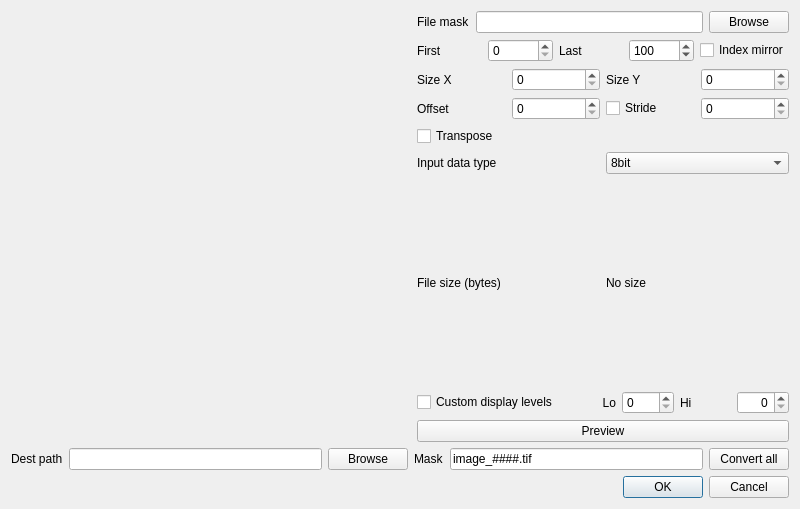
<?xml version="1.0" encoding="UTF-8"?>
<ui version="4.0">
 <class>GenericConversion</class>
 <widget class="QDialog" name="GenericConversion">
  <property name="geometry">
   <rect>
    <x>0</x>
    <y>0</y>
    <width>800</width>
    <height>509</height>
   </rect>
  </property>
  <property name="sizePolicy">
   <sizepolicy hsizetype="Preferred" vsizetype="Preferred">
    <horstretch>0</horstretch>
    <verstretch>0</verstretch>
   </sizepolicy>
  </property>
  <property name="windowTitle">
   <string>Generic file conversion</string>
  </property>
  <layout class="QVBoxLayout" name="verticalLayout">
   <item>
    <layout class="QHBoxLayout" name="horizontalLayout">
     <item>
      <widget class="QtAddons::ImageViewerWidget" name="viewer_preview" native="true">
       <property name="minimumSize">
        <size>
         <width>400</width>
         <height>400</height>
        </size>
       </property>
      </widget>
     </item>
     <item>
      <layout class="QVBoxLayout" name="verticalLayout_2">
       <item>
        <layout class="QHBoxLayout" name="horizontalLayout_3">
         <item>
          <widget class="QLabel" name="label">
           <property name="text">
            <string>File mask</string>
           </property>
          </widget>
         </item>
         <item>
          <widget class="QLineEdit" name="lineEdit_FileMask"/>
         </item>
         <item>
          <widget class="QPushButton" name="pushButton_BrowseFileMask">
           <property name="text">
            <string>Browse</string>
           </property>
          </widget>
         </item>
        </layout>
       </item>
       <item>
        <layout class="QHBoxLayout" name="horizontalLayout_8">
         <item>
          <widget class="QLabel" name="label_10">
           <property name="text">
            <string>First</string>
           </property>
          </widget>
         </item>
         <item>
          <widget class="QSpinBox" name="spinBox_FirsFile">
           <property name="maximum">
            <number>9999</number>
           </property>
          </widget>
         </item>
         <item>
          <widget class="QLabel" name="label_9">
           <property name="text">
            <string>Last</string>
           </property>
          </widget>
         </item>
         <item>
          <widget class="QSpinBox" name="spinBox_LastFile">
           <property name="maximum">
            <number>9999</number>
           </property>
           <property name="value">
            <number>100</number>
           </property>
          </widget>
         </item>
         <item>
          <widget class="QCheckBox" name="checkBox_IndexMirror">
           <property name="text">
            <string>Index mirror</string>
           </property>
          </widget>
         </item>
        </layout>
       </item>
       <item>
        <layout class="QHBoxLayout" name="horizontalLayout_4">
         <item>
          <widget class="QLabel" name="label_2">
           <property name="text">
            <string>Size X</string>
           </property>
          </widget>
         </item>
         <item>
          <widget class="QSpinBox" name="spinBox_SizeX">
           <property name="maximum">
            <number>9999</number>
           </property>
          </widget>
         </item>
         <item>
          <widget class="QLabel" name="label_3">
           <property name="text">
            <string>Size Y</string>
           </property>
          </widget>
         </item>
         <item>
          <widget class="QSpinBox" name="spinBox_SizeY">
           <property name="maximum">
            <number>9999</number>
           </property>
          </widget>
         </item>
        </layout>
       </item>
       <item>
        <layout class="QHBoxLayout" name="horizontalLayout_5">
         <item>
          <widget class="QLabel" name="label_4">
           <property name="text">
            <string>Offset</string>
           </property>
          </widget>
         </item>
         <item>
          <widget class="QSpinBox" name="spinBox_Offset">
           <property name="maximum">
            <number>999999</number>
           </property>
          </widget>
         </item>
         <item>
          <widget class="QCheckBox" name="checkBox_Stride">
           <property name="text">
            <string>Stride</string>
           </property>
          </widget>
         </item>
         <item>
          <widget class="QSpinBox" name="spinBox_Stride">
           <property name="maximum">
            <number>99999</number>
           </property>
          </widget>
         </item>
        </layout>
       </item>
       <item>
        <widget class="QCheckBox" name="checkBox_Transpose">
         <property name="text">
          <string>Transpose</string>
         </property>
        </widget>
       </item>
       <item>
        <layout class="QHBoxLayout" name="horizontalLayout_6">
         <item>
          <widget class="QLabel" name="label_6">
           <property name="text">
            <string>Input data type</string>
           </property>
          </widget>
         </item>
         <item>
          <widget class="QComboBox" name="comboBox_DataType">
           <property name="currentIndex">
            <number>1</number>
           </property>
           <item>
            <property name="text">
             <string>4bit</string>
            </property>
           </item>
           <item>
            <property name="text">
             <string>8bit</string>
            </property>
           </item>
           <item>
            <property name="text">
             <string>12bit</string>
            </property>
           </item>
           <item>
            <property name="text">
             <string>16bit</string>
            </property>
           </item>
          </widget>
         </item>
        </layout>
       </item>
       <item>
        <layout class="QHBoxLayout" name="horizontalLayout_7">
         <item>
          <widget class="QLabel" name="label_7">
           <property name="text">
            <string>File size (bytes)</string>
           </property>
          </widget>
         </item>
         <item>
          <widget class="QLabel" name="label_FileSize">
           <property name="text">
            <string>No size</string>
           </property>
          </widget>
         </item>
        </layout>
       </item>
       <item>
        <layout class="QHBoxLayout" name="horizontalLayout_9">
         <item>
          <widget class="QCheckBox" name="checkBox_DispLevels">
           <property name="text">
            <string>Custom display levels</string>
           </property>
          </widget>
         </item>
         <item>
          <widget class="QLabel" name="label_DispLo">
           <property name="text">
            <string>Lo</string>
           </property>
           <property name="alignment">
            <set>Qt::AlignRight|Qt::AlignTrailing|Qt::AlignVCenter</set>
           </property>
          </widget>
         </item>
         <item>
          <widget class="QSpinBox" name="spinBox_DispLo"/>
         </item>
         <item>
          <widget class="QLabel" name="label_DispHi">
           <property name="text">
            <string>Hi</string>
           </property>
          </widget>
         </item>
         <item>
          <widget class="QSpinBox" name="spinBox_DispHi">
           <property name="alignment">
            <set>Qt::AlignRight|Qt::AlignTrailing|Qt::AlignVCenter</set>
           </property>
          </widget>
         </item>
        </layout>
       </item>
       <item>
        <widget class="QPushButton" name="pushButton_Preview">
         <property name="sizePolicy">
          <sizepolicy hsizetype="Minimum" vsizetype="Maximum">
           <horstretch>0</horstretch>
           <verstretch>0</verstretch>
          </sizepolicy>
         </property>
         <property name="text">
          <string>Preview</string>
         </property>
        </widget>
       </item>
      </layout>
     </item>
    </layout>
   </item>
   <item>
    <layout class="QHBoxLayout" name="horizontalLayout_2">
     <property name="sizeConstraint">
      <enum>QLayout::SetDefaultConstraint</enum>
     </property>
     <item>
      <widget class="QLabel" name="label_8">
       <property name="text">
        <string>Dest path</string>
       </property>
      </widget>
     </item>
     <item>
      <widget class="QLineEdit" name="lineEdit_DestPath"/>
     </item>
     <item>
      <widget class="QPushButton" name="pushButton_BrowseDest">
       <property name="text">
        <string>Browse</string>
       </property>
      </widget>
     </item>
     <item>
      <widget class="QLabel" name="label_11">
       <property name="text">
        <string>Mask</string>
       </property>
      </widget>
     </item>
     <item>
      <widget class="QLineEdit" name="lineEdit_DestMask">
       <property name="text">
        <string>image_####.tif</string>
       </property>
      </widget>
     </item>
     <item>
      <widget class="QPushButton" name="pushButton_ConvertAll">
       <property name="sizePolicy">
        <sizepolicy hsizetype="Minimum" vsizetype="Maximum">
         <horstretch>0</horstretch>
         <verstretch>0</verstretch>
        </sizepolicy>
       </property>
       <property name="text">
        <string>Convert all</string>
       </property>
      </widget>
     </item>
    </layout>
   </item>
   <item>
    <widget class="QDialogButtonBox" name="buttonBox">
     <property name="orientation">
      <enum>Qt::Horizontal</enum>
     </property>
     <property name="standardButtons">
      <set>QDialogButtonBox::Cancel|QDialogButtonBox::Ok</set>
     </property>
    </widget>
   </item>
  </layout>
 </widget>
 <customwidgets>
  <customwidget>
   <class>QtAddons::ImageViewerWidget</class>
   <extends>QWidget</extends>
   <header location="global">imageviewerwidget.h</header>
   <container>1</container>
  </customwidget>
 </customwidgets>
 <resources/>
 <connections>
  <connection>
   <sender>buttonBox</sender>
   <signal>accepted()</signal>
   <receiver>GenericConversion</receiver>
   <slot>accept()</slot>
   <hints>
    <hint type="sourcelabel">
     <x>248</x>
     <y>254</y>
    </hint>
    <hint type="destinationlabel">
     <x>157</x>
     <y>274</y>
    </hint>
   </hints>
  </connection>
  <connection>
   <sender>buttonBox</sender>
   <signal>rejected()</signal>
   <receiver>GenericConversion</receiver>
   <slot>reject()</slot>
   <hints>
    <hint type="sourcelabel">
     <x>316</x>
     <y>260</y>
    </hint>
    <hint type="destinationlabel">
     <x>286</x>
     <y>274</y>
    </hint>
   </hints>
  </connection>
 </connections>
</ui>
